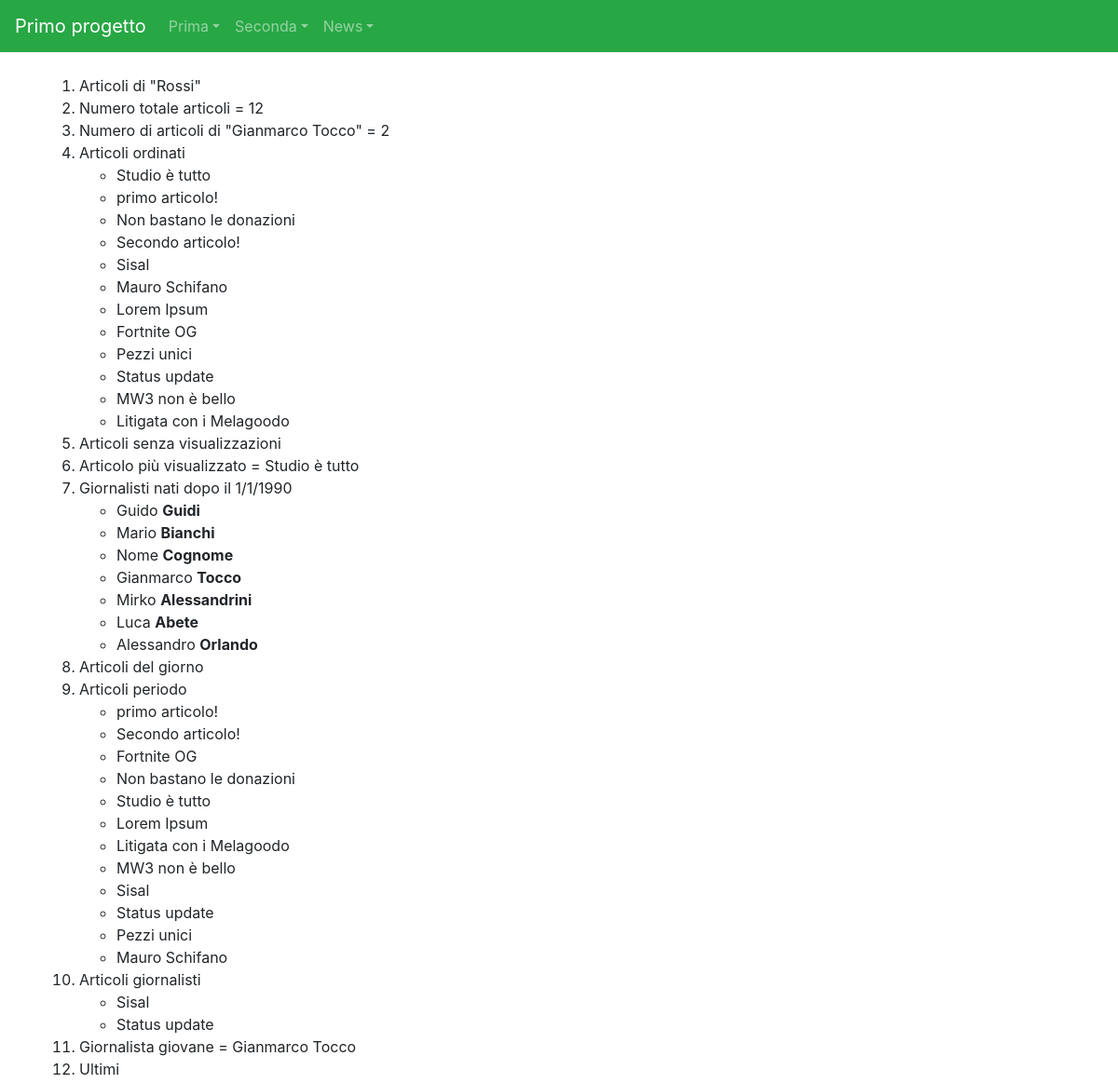
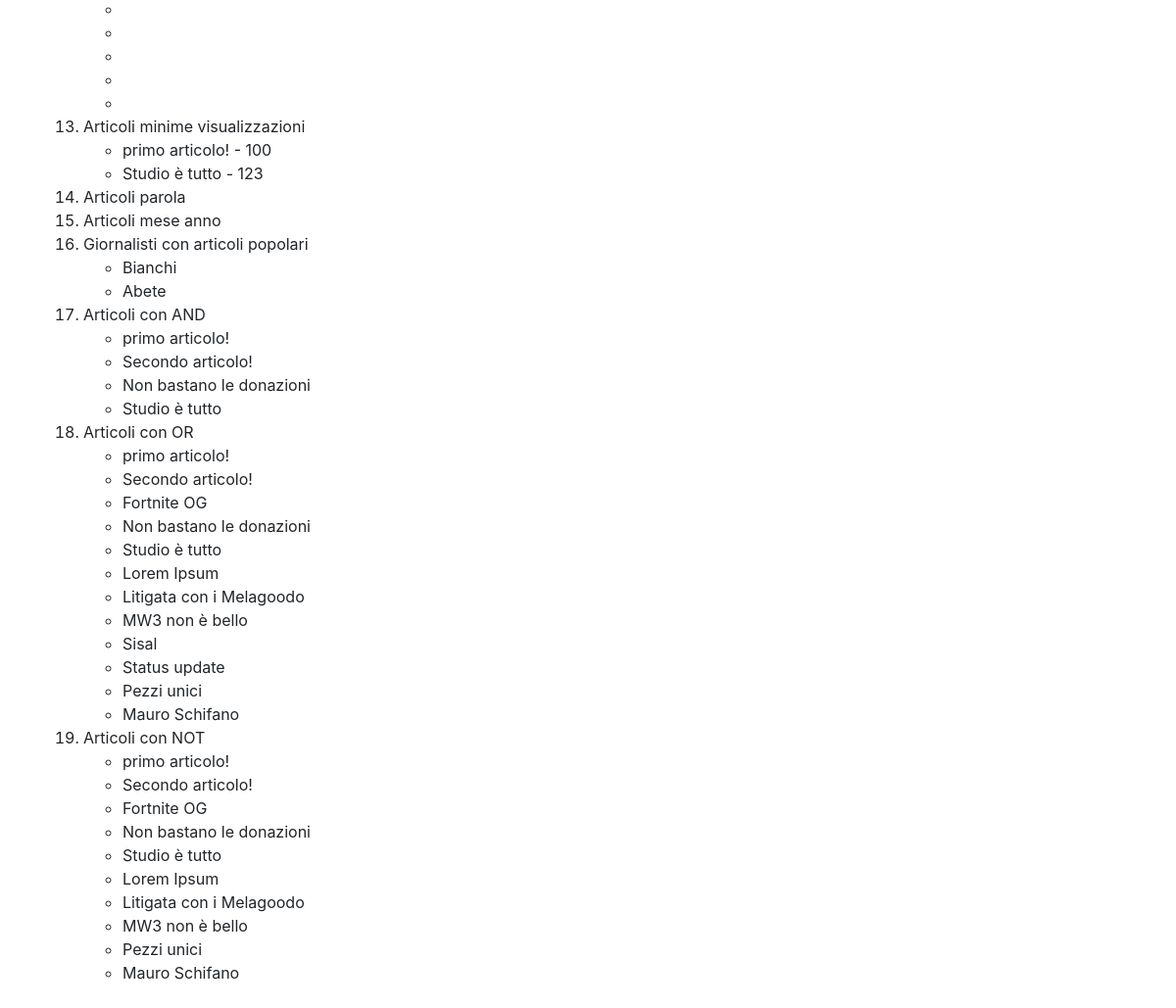
Page /news/query_base/ on the committed database (2 pictures, top to bottom).
### news/models.py (models this page shows)
class Articolo(models.Model):
    titolo = models.CharField(max_length = 100)
    contenuto = models.TextField()
    giornalista = models.ForeignKey(Giornalista, on_delete = models.CASCADE, related_name = "articoli")
    data = models.DateField(auto_now = True, blank = True)
    visualizzazioni = models.IntegerField(default = 0, blank = True)
    def __str__(self):
        return self.titolo
    class Meta:
        verbose_name = "Articolo"
        verbose_name_plural = "Articoli"

class Giornalista(models.Model):
    nome = models.CharField(max_length = 20)
    cognome = models.CharField(max_length = 20)
    anno_di_nascita = models.DateField(blank = True)
    def __str__(self):
        return self.nome + " " + self.cognome
    class Meta:
        verbose_name = "Giornalista"
        verbose_name_plural = "Giornalisti"

### news/views.py (the view)
# urls.py: path("query_base/", queryBase, name = "query_base"),
def queryBase(request):
    articoli_cognome = Articolo.objects.filter(giornalista__cognome = "Rossi")
    numero_totale_articolo = Articolo.objects.count()
    giornalista_1 = Giornalista.objects.get(id = 8)
    numero_articoli_giornalista_1 = Articolo.objects.filter(giornalista = giornalista_1).count()
    articoli_ordinati = Articolo.objects.order_by("-visualizzazioni")
    articoli_senza_visualizzazioni = Articolo.objects.filter(visualizzazioni = 0)
    articolo_piu_visualizzato = Articolo.objects.order_by("-visualizzazioni").first()
    giornalisti_data = Giornalista.objects.filter(anno_di_nascita__gt=datetime.date(1990,1,1))
    articoli_del_giorno = Articolo.objects.filter(data = datetime.date(2023,1,1))
    articoli_periodo = Articolo.objects.filter(data__range = (datetime.date(2023,1,1), datetime.date(2023,12,31)))
    giornalisti_nati = Giornalista.objects.filter(anno_di_nascita__lt=datetime.date(1990,1,1))
    articoli_giornalisti = Articolo.objects.filter(giornalista__in=giornalisti_nati)
    giornalista_giovane = Giornalista.objects.order_by("anno_di_nascita").first()
    giornalista_giovane = Giornalista.objects.order_by("-anno_di_nascita").first()
    ultimi = Articolo.objects.order_by("-data")[:5]
    articoli_minime_visualizzazioni = Articolo.objects.filter(visualizzazioni__gte=100)
    articoli_parola = Articolo.objects.filter(titolo__icontains = "importante")
    articoli_mese_anno = Articolo.objects.filter(data__month = 1, data__year = 2023)
    giornalisti_con_articoli_popolari = Giornalista.objects.filter(articoli__visualizzazioni__gte=100).distinct()
    data = datetime.date(1990, 1, 1)
    visualizzazioni = 50
    articoli_con_and = Articolo.objects.filter(giornalista__anno_di_nascita__gt = data, visualizzazioni__gte = visualizzazioni)
    from django.db.models import Q
    articoli_con_or = Articolo.objects.filter(Q(giornalista__anno_di_nascita__gt = data) | Q(visualizzazioni__lte = visualizzazioni))
    articoli_con_not = Articolo.objects.filter(~Q(giornalista__anno_di_nascita__lt = data))
    articoli_con_not = Articolo.objects.exclude(giornalista__anno_di_nascita__lt=data)
    context = {
        "articoli_cognome": articoli_cognome,
        "numero_totale_articolo": numero_totale_articolo,
        "numero_articoli_giornalista_1": numero_articoli_giornalista_1,
        "articoli_ordinati": articoli_ordinati,
        "articoli_senza_visualizzazioni": articoli_senza_visualizzazioni,
        "articolo_piu_visualizzato": articolo_piu_visualizzato,
        "giornalisti_data": giornalisti_data,
        "articoli_del_giorno": articoli_del_giorno,
        "articoli_periodo": articoli_periodo,
        "articoli_giornalisti": articoli_giornalisti,
        "giornalista_giovane": giornalista_giovane,
        "ultimi": ultimi,
        "articoli_minime_visualizzazioni": articoli_minime_visualizzazioni,
        "articoli_parola": articoli_parola,
        "articoli_mese_anno": articoli_mese_anno,
        "giornalisti_con_articoli_popolari": giornalisti_con_articoli_popolari,
        "articoli_con_and": articoli_con_and,
        "articoli_con_or": articoli_con_or,
        "articoli_con_not": articoli_con_not
    }
    return render(request, "query.html", context)

### news/templates/query.html (shortened to what this page needs)
{% extends "base.html"%}
{%block content%}
    <ol>
        <li>Articoli di "Rossi"
        </li>
        <li>Numero totale articoli = {{numero_totale_articolo}}</li>
        <li>Numero di articoli di "Gianmarco Tocco" = {{numero_articoli_giornalista_1}}</li>
        <li>Articoli ordinati
            <ul>
                {% for articolo in articoli_ordinati %}
                <li>
                    {{articolo.titolo}}
                </li>
                {%endfor%}
            </ul>
        </li>
        <li>Articoli senza visualizzazioni
        </li>
        <li>Articolo più visualizzato = {{articolo_piu_visualizzato}}</li>
        <li>Giornalisti nati dopo il 1/1/1990
            <ul>
                {% for giornalista in giornalisti_data %}
                    <li>
                        {{giornalista.nome}} <b>{{giornalista.cognome}}</b>
                    </li>
                {%endfor%}
            </ul>
        </li>
        <li>Articoli del giorno
        </li>
        <li>Articoli periodo
            <ul>
                {% for articolo in articoli_periodo %}
                    <li>
                        {{articolo.titolo}}
                    </li>
                {%endfor%}
            </ul>
        </li>
        <li>Articoli giornalisti
            <ul>
                {% for articolo in articoli_giornalisti %}
                    <li>
                        {{articolo.titolo}}
                    </li>
                {%endfor%}
            </ul>
        </li>
        <li>Giornalista giovane = {{giornalista_giovane}}</li>
        <li>Ultimi
            <ul>
                {% for giornalista in ultimi %}
                    <li>
                    </li>
                {%endfor%}
            </ul>
        </li>
        <li>Articoli minime visualizzazioni
            <ul>
                {% for articolo in articoli_minime_visualizzazioni %}
                    <li>
                        {{articolo.titolo}} - {{articolo.visualizzazioni}}
                    </li>
                {%endfor%}
            </ul>
        </li>
        <li>Articoli parola
        </li>
        <li>Articoli mese anno
        </li>
        <li>Giornalisti con articoli popolari
            <ul>
                {% for giornalista in giornalisti_con_articoli_popolari %}
                    <li>
                        {{giornalista.cognome}}
                    </li>
                {%endfor%}
            </ul>
        </li>
        <li>Articoli con AND
            <ul>
                {% for articolo in articoli_con_and %}
                    <li>
                        {{articolo.titolo}}
                    </li>
                {%endfor%}
            </ul>
        </li>
        <li>Articoli con OR
            <ul>
                {% for articolo in articoli_con_or %}
                    <li>
                        {{articolo.titolo}}
                    </li>
                {%endfor%}
            </ul>
        </li>
        <li>Articoli con NOT
            <ul>
                {% for articolo in articoli_con_not %}
                    <li>
                        {{articolo.titolo}}
                    </li>
                {%endfor%}
            </ul>
        </li>
    </ol>
{%endblock content%}

### rows in the picture
Articolo: titolo "Studio è tutto", visualizzazioni "123"
Articolo: titolo "primo articolo!", visualizzazioni "100"
Articolo: titolo "Non bastano le donazioni"
Articolo: titolo "Secondo articolo!"
Articolo: titolo "Sisal"
Articolo: titolo "Mauro Schifano"
Articolo: titolo "Lorem Ipsum"
Articolo: titolo "Fortnite OG"
Articolo: titolo "Pezzi unici"
Articolo: titolo "Status update"
Articolo: titolo "MW3 non è bello"
Articolo: titolo "Litigata con i Melagoodo"
Giornalista: nome "Guido", cognome "Guidi"
Giornalista: nome "Mario", cognome "Bianchi"
Giornalista: nome "Nome", cognome "Cognome"
Giornalista: nome "Gianmarco", cognome "Tocco", nome+cognome "Gianmarco Tocco"
Giornalista: nome "Mirko", cognome "Alessandrini"
Giornalista: nome "Luca", cognome "Abete"
Giornalista: nome "Alessandro", cognome "Orlando"

### other values in the picture
{{ numero_totale_articolo }} "12"
{{ numero_articoli_giornalista_1 }} "2"
